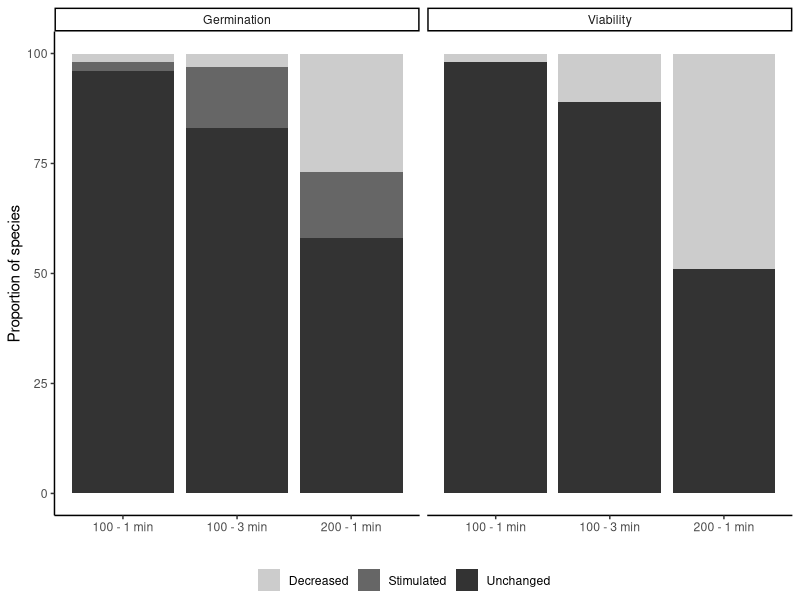
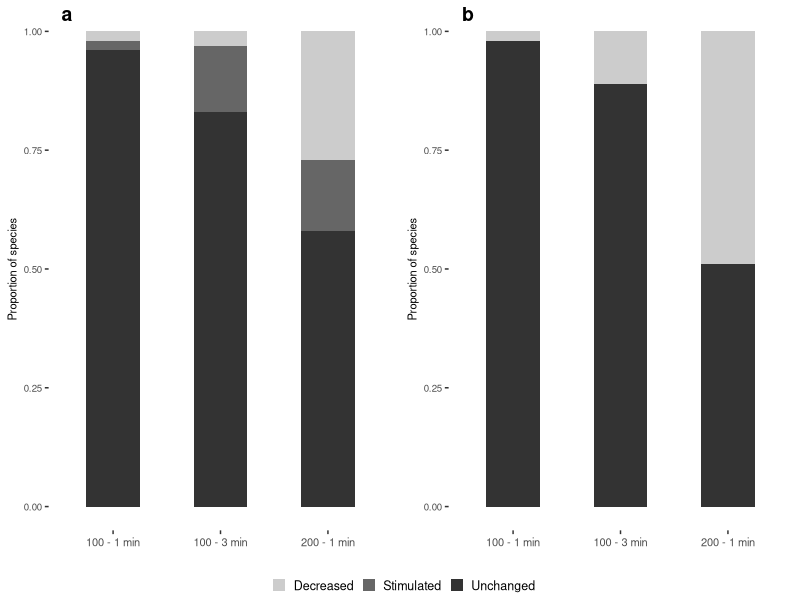

Recreate these plots in R, in order.
# ============ ULTIMA figura (barplots) junho 2020 ================
# figura 3 paper Seeds - diferentes tentativas - Zupo et al.
#=======================================================================

#pacotes
library(plyr)
library(ggplot2)
library(gridExtra)
library(ggpubr)

#lendo tables
tali <- read.csv(file = "data/last.csv", sep = ";", dec = ".", header = T)
tali$prop<-tali$prop_sp*100
germ <- tali[c(1:9),]
viab <- tali[c(10:18),]

# o único jeito é fazer com germ e viab separado - 2 figuras lado a lado

f0 <- ggplot() +
  geom_bar(data=tali, aes(y = prop, x = trat, fill = fate), stat="identity",
           position='stack') +
  scale_fill_manual(values=c('#CCCCCC','#666666', '#333333'), labels = c("Decreased", "Stimulated", "Unchanged"))+
  scale_x_discrete(limits=c("100-1","100-3", "200 -1" ),
                   labels=c("100 - 1 min","100 - 3 min", "200 - 1 min" ))+
  xlab("") +
  ylab("Proportion of species") +
  theme_classic() +
   facet_grid( ~ x)
  f0<- f0+labs(fill ="")

  png("figs/figura6x.png", res = 300, width = 1500, height = 800)
  ggarrange(f0,
            common.legend = TRUE, legend = "bottom")
  dev.off()

## o jeito LONGO de fazer essa figura####
###########################################

f1 <-ggplot(data=germ, aes(x=trat, y=prop_sp, fill = fate,  width=.5)) + # width faz a barra ficar mais fina (ou grossa)
  geom_bar(position="stack", stat="identity")+
  scale_fill_manual(values=c('#CCCCCC','#666666', '#333333'), labels = c("Decreased", "Stimulated", "Unchanged"))+
  scale_x_discrete(limits=c("100-1","100-3", "200 -1" ),
                   labels=c("100 - 1 min","100 - 3 min", "200 - 1 min" ))+
  xlab("") +
  ylab("Proportion of species") +
  theme_classic() +
  theme (axis.text = element_text(size = 7), axis.title=element_text(size=8),
         axis.text.x=element_text(size=8),
         panel.grid.major=element_blank(),
         panel.grid.minor=element_blank(), panel.border=element_blank()) +
  theme(axis.line.x = element_line(color="black", size = 0), ## to write x and y axis again, ja que removi da borda
        axis.line.y = element_line(color="black", size = 0))+
  theme(legend.position="bottom", legend.text = element_text(size =9), legend.key.size = unit(0.35, "cm"))
f1<- f1+labs(fill ="")

f2 <- ggplot(data=viab, aes(x=trat, y=prop_sp, fill = fate,  width=.5)) + # width faz a barra ficar mais fina (ou grossa)
  geom_bar(position="stack", stat="identity")+
  scale_fill_manual(values=c('#CCCCCC','#666666', '#333333'),labels = c("Decreased", "Stimulated", "Unchanged"))+
  scale_x_discrete(limits=c("100-1","100-3", "200 -1" ),
                   labels=c("100 - 1 min","100 - 3 min", "200 - 1 min" ))+
  xlab("") +
  ylab("Proportion of species") +
  theme_classic() +
  theme (axis.text = element_text(size = 7), axis.title=element_text(size=8),
         axis.text.x=element_text(size=8),
         panel.grid.major=element_blank(),
         panel.grid.minor=element_blank(), panel.border=element_blank()) +
  theme(axis.line.x = element_line(color="black", size = 0), ## to write x and y axis again, ja que removi da borda
        axis.line.y = element_line(color="black", size = 0))+
  theme(legend.position="bottom", legend.text = element_text(size =9), legend.key.size = unit(0.35, "cm"))
f2<- f2+labs(fill ="")

png("figs/figura6.png", res = 300, width = 2000, height = 800)
ggarrange(f1, f2, labels = c("a", "b"),label.x = c(0.14, 0.14),
          common.legend = TRUE, legend = "bottom")
dev.off()

#as outras tentativas, furadas, eram: 1 - grouped barplot 2- barplot (germ) + line graph (viab) e 3 - so UM stacked barplot (mas q confundia germ e viab - fail)
